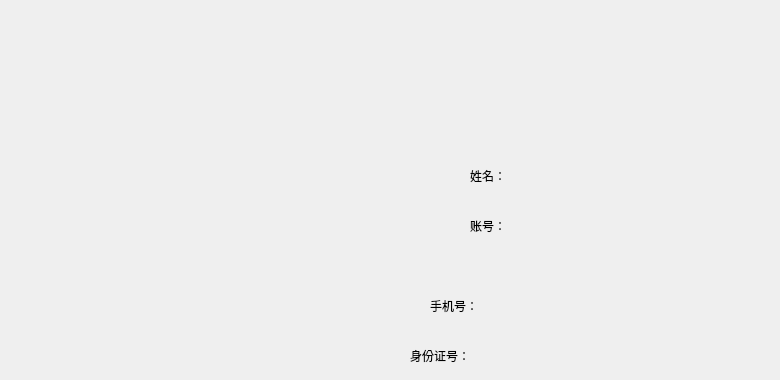
     <widget class="QWidget" name="admininformation">
      <widget class="QLabel" name="adminname">
       <property name="geometry">
        <rect>
         <x>470</x>
         <y>160</y>
         <width>61</width>
         <height>31</height>
        </rect>
       </property>
       <property name="styleSheet">
        <string notr="true">font:12pt &quot;微软雅黑&quot;;</string>
       </property>
       <property name="text">
        <string>姓名：</string>
       </property>
      </widget>
      <widget class="QLabel" name="adminid">
       <property name="geometry">
        <rect>
         <x>470</x>
         <y>210</y>
         <width>61</width>
         <height>31</height>
        </rect>
       </property>
       <property name="styleSheet">
        <string notr="true">font:12pt &quot;微软雅黑&quot;;</string>
       </property>
       <property name="text">
        <string>账号：</string>
       </property>
      </widget>
      <widget class="QLabel" name="admincid">
       <property name="geometry">
        <rect>
         <x>410</x>
         <y>340</y>
         <width>101</width>
         <height>31</height>
        </rect>
       </property>
       <property name="styleSheet">
        <string notr="true">font:12pt &quot;微软雅黑&quot;;</string>
       </property>
       <property name="text">
        <string>身份证号：</string>
       </property>
      </widget>
      <widget class="QLabel" name="adminphone">
       <property name="geometry">
        <rect>
         <x>430</x>
         <y>290</y>
         <width>81</width>
         <height>31</height>
        </rect>
       </property>
       <property name="styleSheet">
        <string notr="true">font:12pt &quot;微软雅黑&quot;;</string>
       </property>
       <property name="text">
        <string>手机号：</string>
       </property>
      </widget>
      <widget class="QLabel" name="adminname1">
       <property name="geometry">
        <rect>
         <x>530</x>
         <y>160</y>
         <width>81</width>
         <height>31</height>
        </rect>
       </property>
       <property name="styleSheet">
        <string notr="true">font:12pt &quot;微软雅黑&quot;;</string>
       </property>
       <property name="text">
        <string/>
       </property>
      </widget>
      <widget class="QLabel" name="adminid1">
       <property name="geometry">
        <rect>
         <x>530</x>
         <y>210</y>
         <width>81</width>
         <height>31</height>
        </rect>
       </property>
       <property name="styleSheet">
        <string notr="true">font:12pt &quot;微软雅黑&quot;;</string>
       </property>
       <property name="text">
        <string/>
       </property>
      </widget>
      <widget class="QLabel" name="admincid1">
       <property name="geometry">
        <rect>
         <x>510</x>
         <y>340</y>
         <width>251</width>
         <height>31</height>
        </rect>
       </property>
       <property name="styleSheet">
        <string notr="true">font:12pt &quot;微软雅黑&quot;;</string>
       </property>
       <property name="text">
        <string/>
       </property>
      </widget>
      <widget class="QLabel" name="adminphone1">
       <property name="geometry">
        <rect>
         <x>510</x>
         <y>290</y>
         <width>261</width>
         <height>31</height>
        </rect>
       </property>
       <property name="styleSheet">
        <string notr="true">font:12pt &quot;微软雅黑&quot;;</string>
       </property>
       <property name="text">
        <string/>
       </property>
      </widget>
     </widget>
